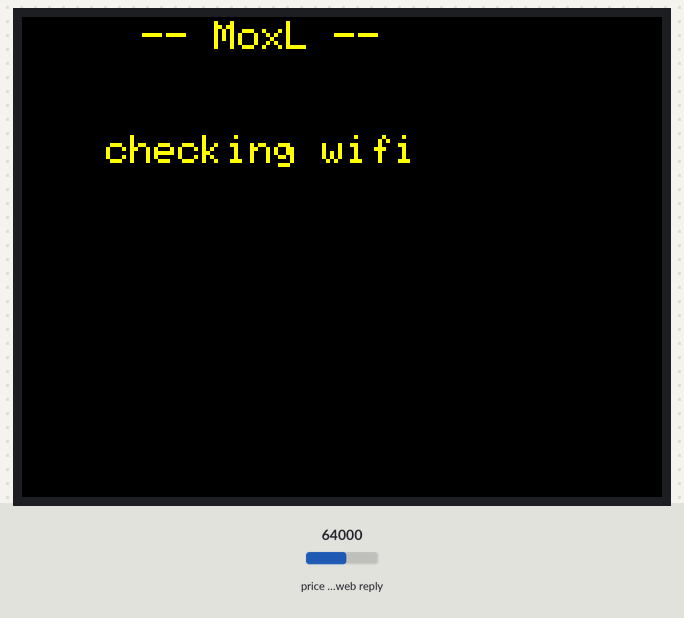
The sketch below on a simulated ESP32. Shown: 320×240 colour display. The inputs (shaded band) are chosen by the test bench; at power-on: price in the web reply 64000. WiFi joins after 1.5 s; servers stay silent unless stated; network time is answered at once with the bench clock; the local clock reads 2024-03-15 10:24:30 at power-on unless the sketch sets it; web services answer with replies made up by the test bench; what the sketch prints to the serial monitor is not drawn.

Above: at 0.4 s.
At 2.4 s:
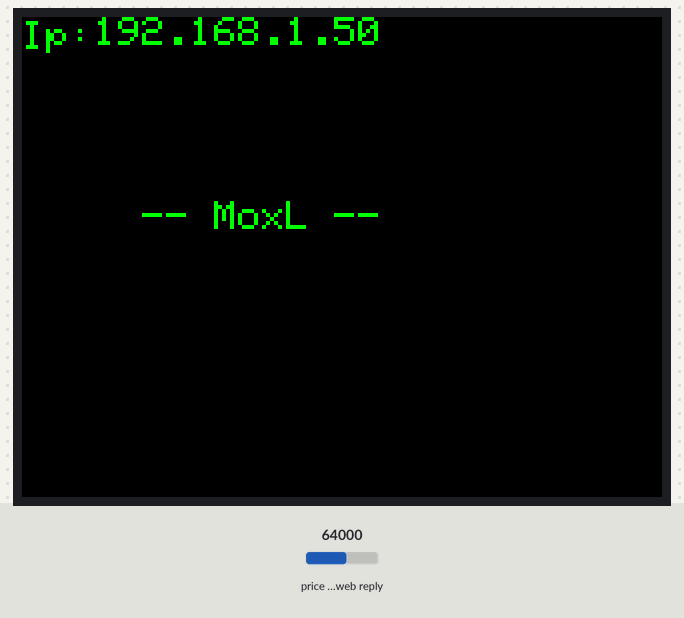
At 10.1 s:
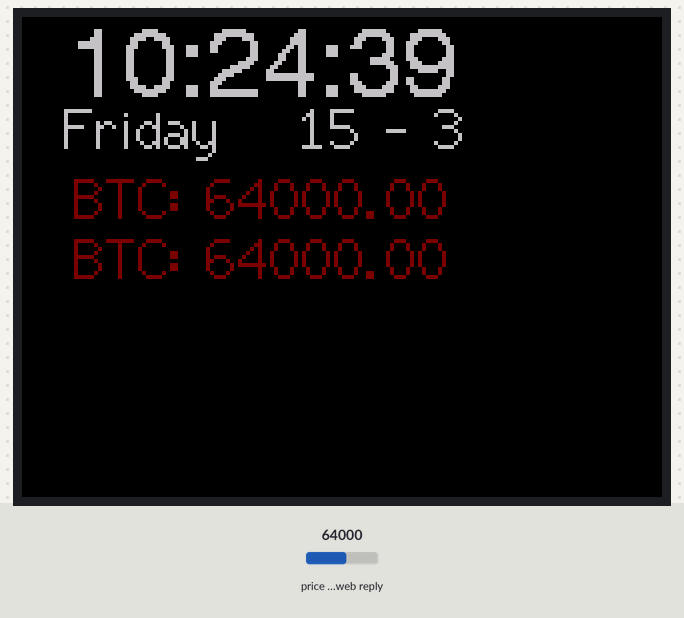
At 20.1 s:
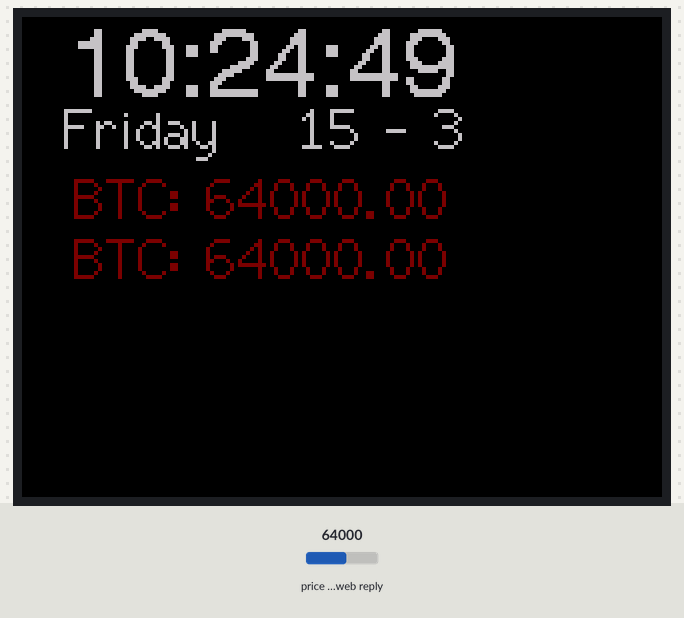
At 30.1 s:
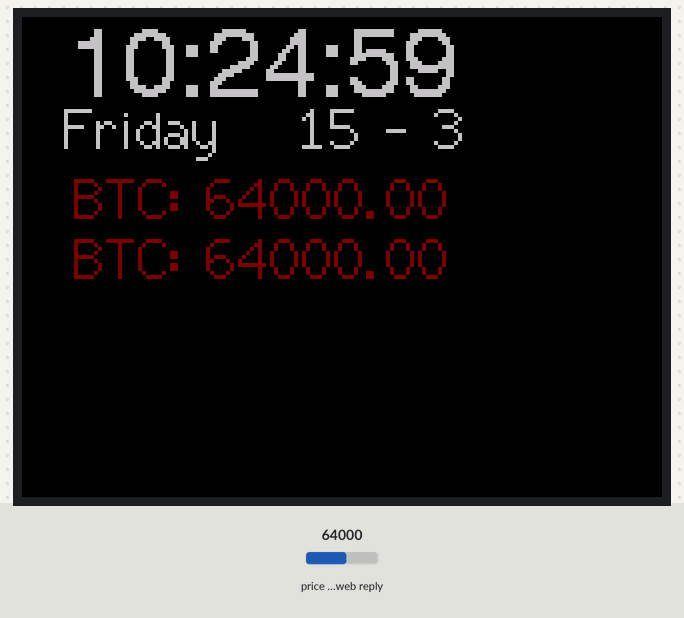

The sketch:

Crypto-Static-Color.ino
```cpp
/***************************************************************************************
**                        Sources
***************************************************************************************/
/*
Time getting and displaying:
https://randomnerdtutorials.com/esp8266-nodemcu-date-time-ntp-client-server-arduino/
HTTPclient
https://github.com/espressif/arduino-esp32/blob/master/libraries/HTTPClient/examples/BasicHttpClient/BasicHttpClient.ino
Market
https://documenter.getpostman.com/view/4021156/SVtWvmVu
*/
/***************************************************************************************
**                        Help
***************************************************************************************/

//These enumerate the text plotting alignment (reference datum point)
#define TL_DATUM 0 // Top left (default)
#define TC_DATUM 1 // Top centre
#define TR_DATUM 2 // Top right
#define ML_DATUM 3 // Middle left
#define CL_DATUM 3 // Centre left, same as above
#define MC_DATUM 4 // Middle centre
#define CC_DATUM 4 // Centre centre, same as above
#define MR_DATUM 5 // Middle right
#define CR_DATUM 5 // Centre right, same as above
#define BL_DATUM 6 // Bottom left
#define BC_DATUM 7 // Bottom centre
#define BR_DATUM 8 // Bottom right
#define L_BASELINE  9 // Left character baseline (Line the 'A' character would sit on)
#define C_BASELINE 10 // Centre character baseline
#define R_BASELINE 11 // Right character baseline

// Default color definitions
#define TFT_BLACK       0x0000      /*   0,   0,   0 */
#define TFT_NAVY        0x000F      /*   0,   0, 128 */
#define TFT_DARKGREEN   0x03E0      /*   0, 128,   0 */
#define TFT_DARKCYAN    0x03EF      /*   0, 128, 128 */
#define TFT_MAROON      0x7800      /* 128,   0,   0 */
#define TFT_PURPLE      0x780F      /* 128,   0, 128 */
#define TFT_OLIVE       0x7BE0      /* 128, 128,   0 */
#define TFT_LIGHTGREY   0xD69A      /* 211, 211, 211 */
#define TFT_DARKGREY    0x7BEF      /* 128, 128, 128 */
#define TFT_BLUE        0x001F      /*   0,   0, 255 */
#define TFT_GREEN       0x07E0      /*   0, 255,   0 */
#define TFT_CYAN        0x07FF      /*   0, 255, 255 */
#define TFT_RED         0xF800      /* 255,   0,   0 */
#define TFT_MAGENTA     0xF81F      /* 255,   0, 255 */
#define TFT_YELLOW      0xFFE0      /* 255, 255,   0 */
#define TFT_WHITE       0xFFFF      /* 255, 255, 255 */
#define TFT_ORANGE      0xFDA0      /* 255, 180,   0 */
#define TFT_GREENYELLOW 0xB7E0      /* 180, 255,   0 */
#define TFT_PINK        0xFE19      /* 255, 192, 203 */ //Lighter pink, was 0xFC9F
#define TFT_BROWN       0x9A60      /* 150,  75,   0 */
#define TFT_GOLD        0xFEA0      /* 255, 215,   0 */
#define TFT_SILVER      0xC618      /* 192, 192, 192 */
#define TFT_SKYBLUE     0x867D      /* 135, 206, 235 */
#define TFT_VIOLET      0x915C      /* 180,  46, 226 */
/***************************************************************************************
**                         Start of program
***************************************************************************************/

#include <NTPClient.h>
// change next line to use with another board/shield
#include <TFT_eSPI.h> // Graphics and font library for ST7735 driver chip
#include <SPI.h>
#include <WiFi.h> // for WiFi shield
#include <WiFiUdp.h>
#include "ArduinoJson.h"
#include <HTTPClient.h>

//      --> Screen
TFT_eSPI tft = TFT_eSPI();  // Invoke library, pins defined in User_Setup.h

//      --> Wifi Credentials
const char *ssid     = "SSID";
const char *password = "password";
WiFiUDP ntpUDP;
HTTPClient http;

// You can specify the time server pool and the offset (in seconds, can be
// changed later with setTimeOffset() ). Additionaly you can specify the
// update interval (in milliseconds, can be changed using setUpdateInterval() ).
NTPClient timeClient(ntpUDP, "3.pool.ntp.org", 3600, 60000);

/***************************************************************************************
**                         Variables
***************************************************************************************/
//crypto tracker
      String ticker;
      String ticker2;
      unsigned long timer;
      unsigned long timepreviouscalc;
      unsigned long timecalctimer = 60000; //1 sec= 1000 - 1Min = 60000

      unsigned long timer2;
      unsigned long timepreviouscalc2;
      unsigned long timecalctimer2 = 10000; //1 sec= 1000 - 1Min = 60000

//Week Days
      String weekDays[7]={"Sunday", "Monday", "Tuesday", "Wednesday", "Thursday", "Friday", "Saturday"};
      String months[12]={"January", "February", "March", "April", "May", "June", "July", "August", "September", "October", "November", "December"};
      String i;
      String weekDay;
      String currentDate;
/***************************************************************************************
**                         Setup
***************************************************************************************/

void setup(){
  Serial.begin(115200);
// ------------------------------------------------------------
//      --> Screen
// ------------------------------------------------------------

Serial.println("------------------------------------------------------------");
Serial.println("Moxl");
Serial.println("Crypto Tracker + Clock");
Serial.println("------------------------------------------------------------");
Serial.println("Setup started");
Serial.println("setting up screen");
  tft.init();
  tft.setRotation(1);
  tft.fillScreen(TFT_BLACK);
  tft.setTextSize (2);
  tft.setTextColor(TFT_YELLOW, TFT_BLACK); // Note: the new fonts do not draw the background colour
  tft.fillScreen(TFT_BLACK);


  tft.setTextDatum(MC_DATUM);
  tft.drawString("-- MoxL --", 120, 10);
  tft.drawString("checking wifi", 120, 67);

// ------------------------------------------------------------
//      --> Wifi
// ------------------------------------------------------------
Serial.println("Connecting to WiFi:");
  WiFi.begin(ssid, password);

  while ( WiFi.status() != WL_CONNECTED ) {
    delay ( 500 );

    tft.print ( "." );
  }

  // Print local IP address and start web server
  Serial.println("");
  Serial.println("WiFi connected.");
  Serial.println("IP address: ");
  Serial.println(WiFi.localIP());


// ------------------------------------------------------------
//      --> Timeclient offset
// ------------------------------------------------------------

  timeClient.begin();
  // Set offset time in seconds to adjust for your timezone, for example:
  // GMT +1 = 3600
  // GMT +8 = 28800
  // GMT -1 = -3600
  // GMT 0 = 0
  timeClient.setTimeOffset(7200);

// ------------------------------------------------------------
//      --> Fetch BTC data + display screen
// ------------------------------------------------------------
getPrice();
getPrice2();

// ------------------------------------------------------------
//      --> exit setup
// ------------------------------------------------------------

tft.setTextColor(TFT_GREEN, TFT_BLACK); // Note: the new fonts do not draw the background colour
  tft.setTextSize (2);
  tft.fillScreen(TFT_BLACK);
   tft.setTextDatum(MC_DATUM);
  tft.drawString("-- MoxL --", 120, 100);
   tft.setTextDatum(TL_DATUM);
  tft.drawString("Ip: ", 0, 2);
  tft.println(WiFi.localIP());
  delay(2000);
  tft.fillScreen(TFT_BLACK);

  Serial.println("Setup ended, starting loop");
  Serial.println("------------------------------------------------------------");
}
/***************************************************************************************
**                         Loop
***************************************************************************************/
void loop() {


      timeClient.update();
      timer = millis();
      timer2 = millis();

   //get data only once every 1 minute
      if(timer >= (timepreviouscalc + timecalctimer)== true){
        Serial.print("--> Starting loop 1 at ");
        Serial.println(i);
        timepreviouscalc = millis();
        getPrice();
        getPrice2();

       }

    //Display Screen every 10 seconds
      if(timer2 >= (timepreviouscalc2 + timecalctimer2)== true){
        Serial.print("--> Starting loop 2 at ");
        Serial.println(i);
        timepreviouscalc2 = millis();
        printScreen();

       }

   //Get & Print time
      i = timeClient.getFormattedTime();

   //Get weekday and print to screen

      weekDay = weekDays[timeClient.getDay()];

   //Get a date structure
        unsigned long epochTime = timeClient.getEpochTime();
        struct tm *ptm = gmtime ((time_t *)&epochTime);
        int monthDay = ptm->tm_mday;
        int currentMonth = ptm->tm_mon+1;
        String currentMonthName = months[currentMonth-1];
        //Print complete date
        currentDate = String(monthDay) + " - " + String(currentMonth);

// ------------------------------------------------------------
//      --> exit loop
// ------------------------------------------------------------

}

// ------------------------------------------------------------
//      --> print screen
// ------------------------------------------------------------

void printScreen(){
      tft.fillScreen(TFT_BLACK);
    //Print Clock

      tft.setTextColor(TFT_SILVER, TFT_BLACK);
      tft.setTextFont(4);
      tft.setTextDatum(TC_DATUM);
      tft.drawString(i, 120, 2);

    //Get weekday and print to screen
      tft.setTextFont(2);
      tft.drawString(weekDay, 60, 40);

    //Print complete date
      tft.drawString(currentDate, 180, 40);

    //Print cryptoprice
        tft.setTextColor(TFT_MAROON, TFT_BLACK);
        tft.drawString(ticker, 120, 75);
        tft.drawString(ticker2, 120, 105);
  }

// ------------------------------------------------------------
//      --> fetch crypto 1
// ------------------------------------------------------------

void getPrice(){
        String url = "https://api.coinbase.com/v2/prices/BTC-EUR/sell";
      Serial.print("-- Fetching data from: ");
      Serial.print(url);
      Serial.println(" --");
      http.begin(url); //Specify the URL
      int httpCode = http.GET();
        if (httpCode > 0) { //Check for the returning code

        String payload = http.getString();
         Serial.print("Http reply code: ");
        Serial.println(httpCode);
        //Serial.println(payload); // Decomment for full payload, clutters the serial
        String Symbol = payload.substring(17,20);  //if 4 long change 20 to 21
        String price = payload.substring(49);
        int val=0;
        val = price.indexOf(".");
        val=val + 3;
        price.remove(val, 3);
        ticker = Symbol + ": " + price;
        Serial.println(ticker);

      }else {
        Serial.println("Error on HTTP request");
      }
http.end();
}
// ------------------------------------------------------------
//      --> fetch crypto 2
// ------------------------------------------------------------
void getPrice2(){
      String url = "https://api.coinbase.com/v2/prices/ETH-EUR/sell";
    Serial.print("-- Fetching data from: ");
    Serial.print(url);
    Serial.println(" --");
    http.begin(url); //Specify the URL
    int httpCode = http.GET();
      if (httpCode > 0) { //Check for the returning code

        String payload = http.getString();
        Serial.print("Http reply code: ");
        Serial.println(httpCode);
        //Serial.println(payload); // Decomment for full payload, clutters the serial
        String Symbol = payload.substring(17,20);  //if 4 long change 20 to 21
        String price = payload.substring(49);
        int val=0;
        val = price.indexOf(".");
        val=val + 3;
        price.remove(val, 3);
        ticker2 = Symbol + ": " + price;
        Serial.println(ticker2);

      }else {
        Serial.println("Error on HTTP request");
      }
http.end();
}
```

Measured:
- what the display in image 1 shows lasts 2.0 s, from 2.3 s to 4.3 s
- what the display in image 2 shows lasts 10.0 s, from 10.1 s to 20.1 s
